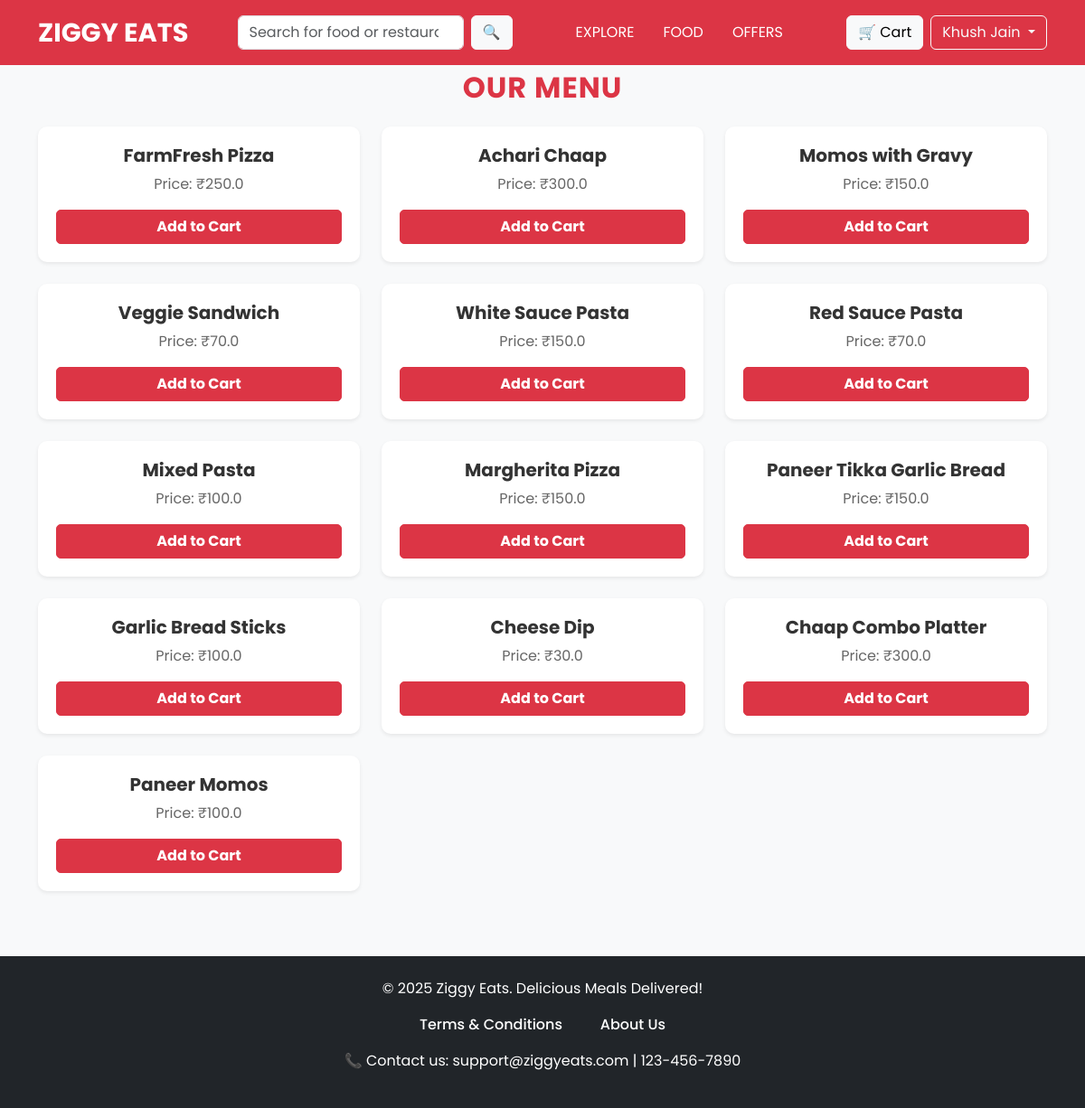
Page /menu (signed in) on the committed database.
### app.py (models this page shows)
class User(db.Model, UserMixin):
    id = db.Column(db.Integer, primary_key=True)
    username = db.Column(db.String(50), unique=True, nullable=False)
    email = db.Column(db.String(100), unique=True, nullable=False)
    password = db.Column(db.String(100), nullable=False)
    is_admin = db.Column(db.Boolean, default=False)

class MenuItem(db.Model):
    id = db.Column(db.Integer, primary_key=True)
    name = db.Column(db.String(100), nullable=False)
    price = db.Column(db.Float, nullable=False)

### app.py (the view)
@app.route('/menu')
def menu():
    menu_items = MenuItem.query.all()
    return render_template('menu.html', menu_items=menu_items)

### app.py (called while the page is built)
@login_manager.user_loader
def load_user(user_id):
    return User.query.get(int(user_id))

### templates/menu.html (shortened to what this page needs)
<!DOCTYPE html>
<html lang="en">
  <head>
    <link
      href="https://cdn.jsdelivr.net/npm/bootstrap@5.3.0/dist/css/bootstrap.min.css"
      rel="stylesheet"
    />
  </head>
  <body>
    <header class="bg-danger py-3 fixed-top">
      <nav class="container d-flex justify-content-between align-items-center">
        <a href="{{ url_for('home') }}" class="text-decoration-none">
          <h1 class="logo text-white fw-bold mb-0">ZIGGY EATS</h1>
        </a>
        <form class="d-flex search-bar">
          <input
            class="form-control me-2"
            type="search"
            placeholder="Search for food or restaurants"
            aria-label="Search"
          />
          <button class="btn btn-light" type="submit">🔍</button>
        </form>
        <ul class="nav">
          <li class="nav-item">
            <a href="{{ url_for('home') }}" class="nav-link text-white"
              >EXPLORE</a
            >
          </li>
          <li class="nav-item">
            <a href="{{ url_for('more_food') }}" class="nav-link text-white"
              >FOOD</a
            >
          </li>
          <li class="nav-item">
            <a href="{{ url_for('offers') }}" class="nav-link text-white"
              >OFFERS</a
            >
          </li>
        </ul>
        <div class="d-flex gap-2">
          {% if current_user.is_admin %}
          <a href="{{ url_for('admin_dashboard') }}" class="btn btn-danger"
            >Admin Panel</a
          >
          {% else %}
          <a href="{{ url_for('cart') }}" class="btn btn-light">🛒 Cart</a>
          {% endif %} {% if current_user.is_authenticated %}
          <div class="dropdown">
            <button
              class="btn btn-outline-light dropdown-toggle"
              type="button"
              id="userDropdown"
              data-bs-toggle="dropdown"
              aria-expanded="false"
            >
              {{ current_user.username }}
            </button>
          </div>
          {% else %}
          <a href="{{ url_for('login') }}" class="btn btn-outline-light"
            >Login / Signup</a
          >
          {% endif %}
        </div>
      </nav>
    </header>
    <div class="container mt-5">
      <h2 class="text-center page-title mb-4">Our Menu</h2>
      <div class="row">
        {% for item in menu_items %}
        <div class="col-md-4 mb-4">
          <div class="card shadow-sm">
            <div class="card-body">
              <h5 class="card-title">{{ item.name }}</h5>
              <p class="card-text">Price: ₹{{ item.price }}</p>
              <a href="{{ url_for('cart') }}" class="btn btn-danger"
                >Add to Cart</a
              >
            </div>
          </div>
        </div>
        {% endfor %}
      </div>
    </div>
    <footer class="bg-dark text-white text-center py-4 mt-5">
        <p>&copy; 2025 Ziggy Eats. Delicious Meals Delivered!</p>
        <p>
          <a href="{{ url_for('terms_and_conditions') }}" class="text-white"
            >Terms & Conditions &nbsp;&nbsp;&nbsp;&nbsp;&nbsp;</a
          >
          <a href="{{ url_for('about_us') }}" class="text-white">&nbsp;&nbsp;&nbsp;About Us</a>
        </p>
        <p>📞 Contact us: support@ziggyeats.com | 123-456-7890</p>
      </footer>
  </body>
</html>

### templates/menu.html (style rules this page uses)
body { font-family: "Poppins", sans-serif; padding-top:30px; background-color: #f8f9fa; }
header { font-family: "Poppins", sans-serif; }
.logo { font-size: 1.8rem; font-weight: 600; }
.search-bar input { width: 250px; }
footer { font-weight: 400; background-color: #343a40; color: white; padding: 20px; }
footer a { text-decoration: none; font-weight: 500; color: white; }
.page-title { font-size: 32px; font-weight: bold; text-transform: uppercase; letter-spacing: 1px; color: #dc3545; }
.card { border: none; border-radius: 10px; transition: transform 0.3s ease, box-shadow 0.3s ease; text-align: center; }
.card-body { padding: 20px; }
.card-title { font-weight: bold; font-size: 20px; color: #333; }
.card-text { font-size: 16px; color: #666; }
.btn-danger { font-weight: bold; width: 100%; border-radius: 5px; }

### rows in the picture
User: username "Khush Jain"
MenuItem: name "FarmFresh Pizza", price "250.0"
MenuItem: name "Achari Chaap", price "300.0"
MenuItem: name "Momos with Gravy", price "150.0"
MenuItem: name "Veggie Sandwich", price "70.0"
MenuItem: name "White Sauce Pasta", price "150.0"
MenuItem: name "Red Sauce Pasta", price "70.0"
MenuItem: name "Mixed Pasta", price "100.0"
MenuItem: name "Margherita Pizza", price "150.0"
MenuItem: name "Paneer Tikka Garlic Bread", price "150.0"
MenuItem: name "Garlic Bread Sticks", price "100.0"
MenuItem: name "Cheese Dip", price "30.0"
MenuItem: name "Chaap Combo Platter", price "300.0"
MenuItem: name "Paneer Momos", price "100.0"
